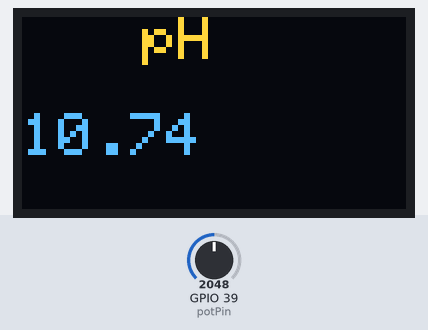
This sketch was run on a simulated ESP32. Shown: 128×64 one-colour display. The test bench sets the inputs (shaded band); at power-on: GPIO 39 (potPin) = 2048. The OLED is the two-colour kind (top 16 rows yellow); WiFi joins after 1.5 s; servers stay silent unless stated; what the sketch prints to the serial monitor is not drawn.

Above: at 3.7 s.
3.8 s: GPIO 39 (potPin) set to 2100
At 9.3 s:
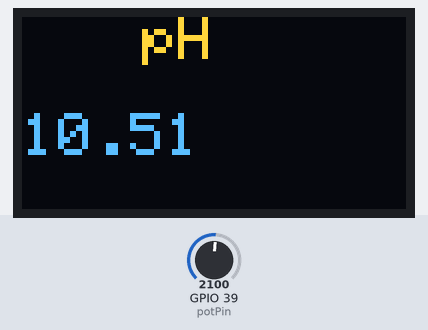
10.3 s: GPIO 39 (potPin) set to 2866
At 15.9 s:
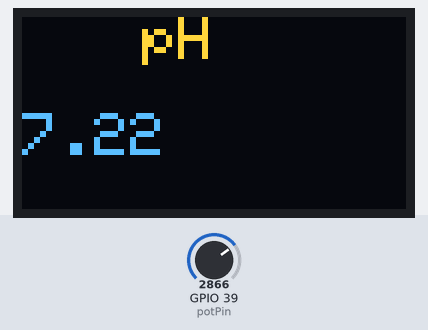
16.8 s: GPIO 39 (potPin) set to 3603
At 21.3 s:
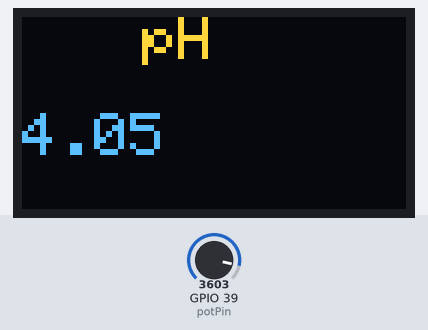
Timing chart, 0 to 22.8 s (numbered marks = the images above; inputs shaded):
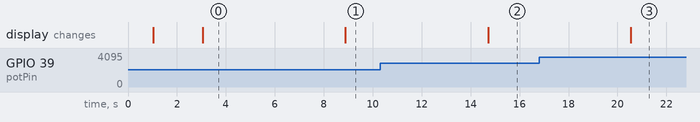

Measured:
- the behaviour switches between 2048 and 2049 on GPIO 39 (potPin) (found by bisection; images 0 and 1)
- after the input at 3.8 s, the display: changes after 5.1 s (image 1)
- after the input at 10.3 s, the display: changes after 4.4 s (image 2)
- after the input at 16.8 s, the display: changes after 3.7 s (image 3)

The sketch:

PH.ino
```cpp
#include <ThingSpeak.h>
#include <WiFi.h>
#include <Adafruit_GFX.h>
#include <Adafruit_SSD1306.h>


#define SCREEN_WIDTH 128    // OLED display width, in pixels
#define SCREEN_HEIGHT 64    // OLED display height, in pixels
#define OLED_RESET -1       // Reset pin # (or -1 if sharing Arduino reset pin)
const int potPin=39;
float ph;
float Value=0;
Adafruit_SSD1306 display(SCREEN_WIDTH, SCREEN_HEIGHT, &Wire, OLED_RESET);
// Hostpot
const char *ssid =  "AGUS";
const char *pass =  "agus1234";
WiFiClient client;
//thingspeak settings
unsigned long channel = 2542864; //your channel ID number
const char *apiKey = "JLHGPMTWWQEBDGIR"; //your channel write API Key
void setup() {
  Serial.begin(9600);
  pinMode(potPin,INPUT);
  delay(1000);
  display.begin(SSD1306_SWITCHCAPVCC, 0x3C); //initialize with the I2C addr 0x3C (128x64)
  //connect to WiFi
  Serial.print("Connecting to: "); Serial.println(ssid);
  WiFi.begin(ssid, pass);

  while (WiFi.status() != WL_CONNECTED) {
    delay(500);
    Serial.print(".");
  }

  Serial.println("\nWiFi connected\n");
  ThingSpeak.begin(client); //initialize ThingSpeak
}

void loop() {

  Value= analogRead(potPin);
    Serial.print(Value);
    Serial.print(" | ");
    float voltage=Value*(3.3/4095.0);
    ph=(4545.1 - Value)/ 232.59;;
    Serial.println(ph);
    delay(500);
  display.clearDisplay();
  display.setCursor(40,0);
  display.setTextSize(2);
  display.setTextColor(WHITE);
  display.println("pH");

  display.println();
  display.print(ph);
  display.display();

   int x = ThingSpeak.writeField(channel, 4, ph, apiKey);
      if (x == 200) {
        Serial.println("Data " + String(ph));
        Serial.print("Pressure: "); Serial.println(ph);
        Serial.println("Update Successful.");
      }
      else {
        Serial.println("Data " + String(ph));
        Serial.println("Problem updating data. HTTP error code " + String(x));
      }

      Serial.println("Waiting...\n");
      delay(5000);
}
```
